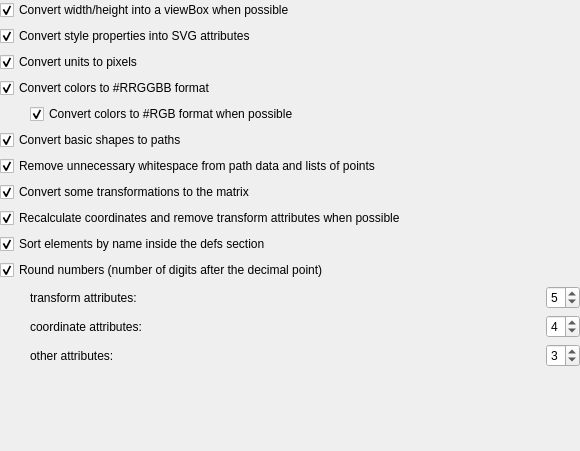
            <widget class="QWidget" name="scrollAreaWidgetContents_3">
             <property name="geometry">
              <rect>
               <x>0</x>
               <y>0</y>
               <width>580</width>
               <height>451</height>
              </rect>
             </property>
             <layout class="QVBoxLayout" name="verticalLayout_9">
              <property name="margin">
               <number>0</number>
              </property>
              <item>
               <widget class="QCheckBox" name="checkBox_30">
                <property name="accessibleName">
                 <string notr="true">enable-viewbox</string>
                </property>
                <property name="text">
                 <string>Convert width/height into a viewBox when possible</string>
                </property>
                <property name="checked">
                 <bool>true</bool>
                </property>
               </widget>
              </item>
              <item>
               <widget class="QCheckBox" name="checkBox_31">
                <property name="accessibleName">
                 <string notr="true">convert-style-atts</string>
                </property>
                <property name="text">
                 <string>Convert style properties into SVG attributes</string>
                </property>
                <property name="checked">
                 <bool>true</bool>
                </property>
               </widget>
              </item>
              <item>
               <widget class="QCheckBox" name="checkBox_32">
                <property name="accessibleName">
                 <string notr="true">convert-units-px</string>
                </property>
                <property name="text">
                 <string>Convert units to pixels</string>
                </property>
                <property name="checked">
                 <bool>true</bool>
                </property>
               </widget>
              </item>
              <item>
               <widget class="QCheckBox" name="chBoxColorRRGGBB">
                <property name="accessibleName">
                 <string notr="true">convert-colors-rrggbb</string>
                </property>
                <property name="text">
                 <string>Convert colors to #RRGGBB format</string>
                </property>
                <property name="checked">
                 <bool>true</bool>
                </property>
               </widget>
              </item>
              <item>
               <widget class="QWidget" name="widgetColorRGB" native="true">
                <property name="accessibleName">
                 <string notr="true"/>
                </property>
                <layout class="QVBoxLayout" name="verticalLayout_10">
                 <property name="leftMargin">
                  <number>30</number>
                 </property>
                 <property name="topMargin">
                  <number>0</number>
                 </property>
                 <property name="rightMargin">
                  <number>0</number>
                 </property>
                 <property name="bottomMargin">
                  <number>0</number>
                 </property>
                 <item>
                  <widget class="QCheckBox" name="checkBox_34">
                   <property name="accessibleName">
                    <string notr="true">convert-colors-rgb</string>
                   </property>
                   <property name="text">
                    <string>Convert colors to #RGB format when possible</string>
                   </property>
                   <property name="checked">
                    <bool>true</bool>
                   </property>
                  </widget>
                 </item>
                </layout>
               </widget>
              </item>
              <item>
               <widget class="QCheckBox" name="checkBox_35">
                <property name="accessibleName">
                 <string notr="true">convert-bs-paths</string>
                </property>
                <property name="text">
                 <string>Convert basic shapes to paths</string>
                </property>
                <property name="checked">
                 <bool>true</bool>
                </property>
               </widget>
              </item>
              <item>
               <widget class="QCheckBox" name="checkBox_37">
                <property name="accessibleName">
                 <string notr="true">remove-unnec-wsp</string>
                </property>
                <property name="text">
                 <string>Remove unnecessary whitespace from path data and lists of points</string>
                </property>
                <property name="checked">
                 <bool>true</bool>
                </property>
               </widget>
              </item>
              <item>
               <widget class="QCheckBox" name="checkBox_38">
                <property name="accessibleName">
                 <string notr="true">convert-transfs-matrix</string>
                </property>
                <property name="text">
                 <string>Convert some transformations to the matrix</string>
                </property>
                <property name="checked">
                 <bool>true</bool>
                </property>
               </widget>
              </item>
              <item>
               <widget class="QCheckBox" name="checkBox_39">
                <property name="accessibleName">
                 <string notr="true">recalc-coords</string>
                </property>
                <property name="text">
                 <string>Recalculate coordinates and remove transform attributes when possible</string>
                </property>
                <property name="checked">
                 <bool>true</bool>
                </property>
               </widget>
              </item>
              <item>
               <widget class="QCheckBox" name="checkBox_40">
                <property name="accessibleName">
                 <string notr="true">sort-defs</string>
                </property>
                <property name="text">
                 <string>Sort elements by name inside the defs section</string>
                </property>
                <property name="checked">
                 <bool>true</bool>
                </property>
               </widget>
              </item>
              <item>
               <widget class="QCheckBox" name="chBoxRoundNumbers">
                <property name="accessibleName">
                 <string notr="true">round-numbers</string>
                </property>
                <property name="text">
                 <string>Round numbers (number of digits after the decimal point)</string>
                </property>
                <property name="checked">
                 <bool>true</bool>
                </property>
               </widget>
              </item>
              <item>
               <widget class="QWidget" name="widgetRoundNumbers" native="true">
                <property name="sizePolicy">
                 <sizepolicy hsizetype="Preferred" vsizetype="Fixed">
                  <horstretch>0</horstretch>
                  <verstretch>0</verstretch>
                 </sizepolicy>
                </property>
                <property name="accessibleName">
                 <string notr="true"/>
                </property>
                <layout class="QGridLayout" name="gridLayout_3">
                 <property name="leftMargin">
                  <number>30</number>
                 </property>
                 <property name="topMargin">
                  <number>0</number>
                 </property>
                 <property name="rightMargin">
                  <number>0</number>
                 </property>
                 <property name="bottomMargin">
                  <number>0</number>
                 </property>
                 <item row="1" column="1">
                  <widget class="QSpinBox" name="spinBox_2">
                   <property name="sizePolicy">
                    <sizepolicy hsizetype="Fixed" vsizetype="Fixed">
                     <horstretch>0</horstretch>
                     <verstretch>0</verstretch>
                    </sizepolicy>
                   </property>
                   <property name="accessibleName">
                    <string notr="true">dp-coords</string>
                   </property>
                   <property name="accessibleDescription">
                    <string notr="true">4</string>
                   </property>
                   <property name="maximum">
                    <number>9</number>
                   </property>
                   <property name="value">
                    <number>4</number>
                   </property>
                  </widget>
                 </item>
                 <item row="2" column="1">
                  <widget class="QSpinBox" name="spinBox_3">
                   <property name="sizePolicy">
                    <sizepolicy hsizetype="Fixed" vsizetype="Fixed">
                     <horstretch>0</horstretch>
                     <verstretch>0</verstretch>
                    </sizepolicy>
                   </property>
                   <property name="accessibleName">
                    <string notr="true">dp-other-atts</string>
                   </property>
                   <property name="accessibleDescription">
                    <string notr="true">3</string>
                   </property>
                   <property name="maximum">
                    <number>9</number>
                   </property>
                   <property name="value">
                    <number>3</number>
                   </property>
                  </widget>
                 </item>
                 <item row="0" column="0">
                  <widget class="QLabel" name="label_9">
                   <property name="accessibleName">
                    <string notr="true"/>
                   </property>
                   <property name="text">
                    <string>transform attributes:</string>
                   </property>
                  </widget>
                 </item>
                 <item row="1" column="0">
                  <widget class="QLabel" name="label_10">
                   <property name="accessibleName">
                    <string notr="true"/>
                   </property>
                   <property name="text">
                    <string>coordinate attributes:</string>
                   </property>
                  </widget>
                 </item>
                 <item row="2" column="0">
                  <widget class="QLabel" name="label_11">
                   <property name="accessibleName">
                    <string notr="true"/>
                   </property>
                   <property name="text">
                    <string>other attributes:</string>
                   </property>
                  </widget>
                 </item>
                 <item row="0" column="1">
                  <widget class="QSpinBox" name="spinBox">
                   <property name="sizePolicy">
                    <sizepolicy hsizetype="Fixed" vsizetype="Fixed">
                     <horstretch>0</horstretch>
                     <verstretch>0</verstretch>
                    </sizepolicy>
                   </property>
                   <property name="accessibleName">
                    <string notr="true">dp-transfs</string>
                   </property>
                   <property name="accessibleDescription">
                    <string notr="true">5</string>
                   </property>
                   <property name="maximum">
                    <number>9</number>
                   </property>
                   <property name="value">
                    <number>5</number>
                   </property>
                  </widget>
                 </item>
                </layout>
               </widget>
              </item>
              <item>
               <spacer name="verticalSpacer_4">
                <property name="accessibleName">
                 <string notr="true"/>
                </property>
                <property name="orientation">
                 <enum>Qt::Vertical</enum>
                </property>
                <property name="sizeHint" stdset="0">
                 <size>
                  <width>20</width>
                  <height>40</height>
                 </size>
                </property>
               </spacer>
              </item>
             </layout>
            </widget>
